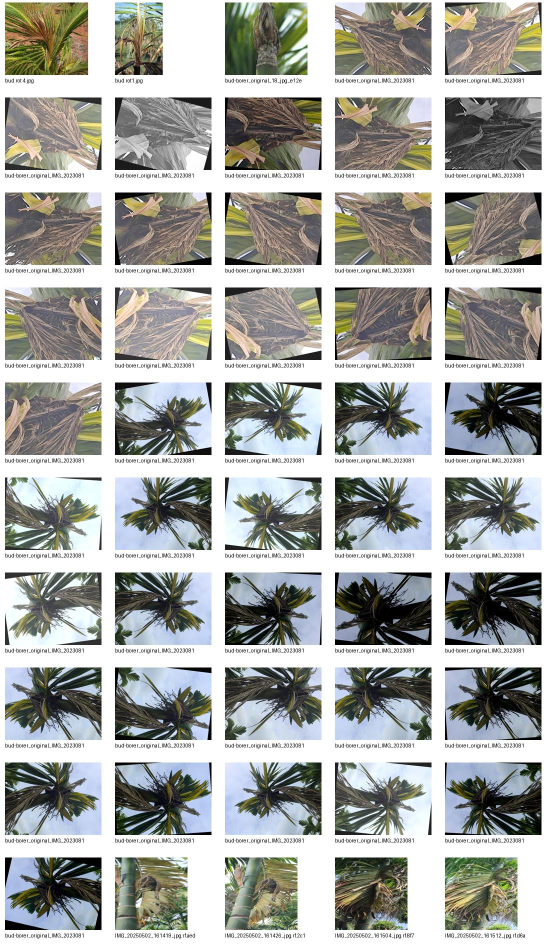
#> input picture training/arecanut/external_sources/bud_rot_contact_sheet.jpg, 1100 x 1900 px, given in place of MahaliKoleroga (214).jpg, which was not available (shown at 1/2 size)
$ python inspect_strong_pairs.py
#> lines starting #> are read from the running program, lines starting #| are printed output that depends on the picture

from pathlib import Path
from PIL import Image, ImageDraw
import csv

ROOT = Path(
    "training/arecanut/external_sources/ARECANUT-DATASET"
)

REPORT = Path(
    "training/arecanut/external_sources/external_ssim_audit.csv"
)

OUTPUT = Path(
    "training/arecanut/external_sources/strong_duplicate_review.jpg"
)

with open(REPORT, newline="", encoding="utf-8") as f:
#> (reads training/arecanut/external_sources/external_ssim_audit.csv from the repository)
    rows = list(csv.DictReader(f))

# Select the two strongest Koleroga and two strongest Ring Spot pairs
selected = []

for class_name in ["KOLEROGA", "RING SPOT"]:
    class_rows = [
        row for row in rows
        if row["class"] == class_name
    ]

    class_rows.sort(
        key=lambda row: float(row["ssim_score"]),
        reverse=True
    )

    selected.extend(class_rows[:2])

if len(selected) != 4:
    print("Expected 4 pairs, found:", len(selected))
    raise SystemExit(1)

cell_w = 420
image_h = 300
label_h = 65
pair_h = image_h + label_h

sheet = Image.new("RGB", (cell_w * 2, pair_h * 4), "white")
#> sheet: PIL image 840x1460 RGB; every value is 255
draw = ImageDraw.Draw(sheet)

for i, row in enumerate(selected):
    y = i * pair_h

    for j, key in enumerate(["image_1", "image_2"]):
        path = ROOT / row["class"] / row[key]

        with Image.open(path) as img:
#> img is the input picture: PIL image 1100x1900 RGB; mean R, G, B 167.4, 169.1, 165.4
            img = img.convert("RGB")
            img.thumbnail((cell_w - 20, image_h - 20))
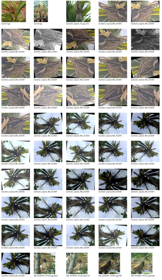
#> img: PIL image 162x280 RGB; mean R, G, B 166.9, 168.6, 165

            x = j * cell_w + (cell_w - img.width) // 2
#> x = 129
            image_y = y + (image_h - img.height) // 2
#> image_y = 10

            sheet.paste(img, (x, image_y))
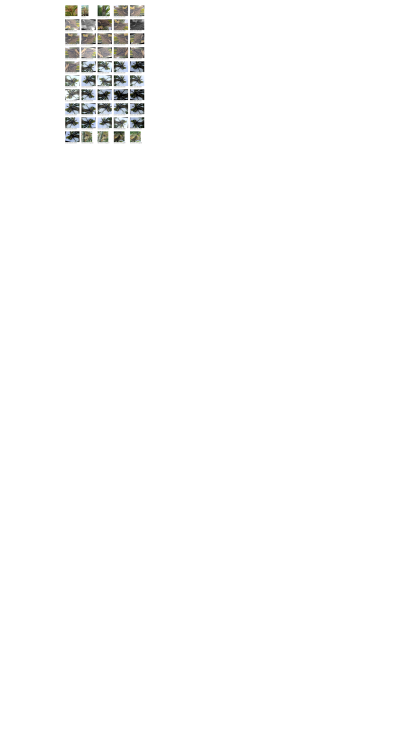
#> sheet: PIL image 840x1460 RGB (shown at 1/2 size); mean R, G, B 251.7, 251.8, 251.7

        draw.text(
            (j * cell_w + 8, y + image_h + 5),
            row[key][:55],
            fill="black"
        )

    draw.text(
        (8, y + image_h + 35),
        f'{row["class"]} | SSIM: {row["ssim_score"]}',
        fill="blue"
    )
#> pass 2 of the loop `for i, row in enumerate(selected):`:
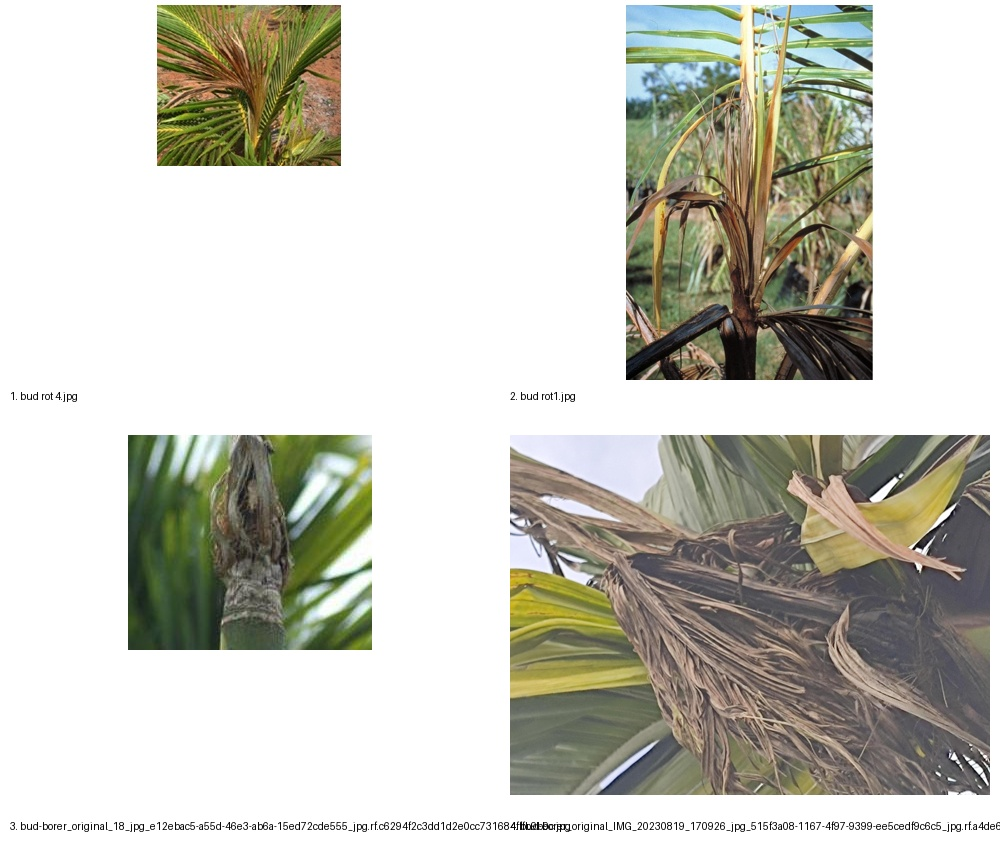
#> input picture training/arecanut/external_sources/bud_rot_first_four.jpg, 1000 x 860 px, given in place of MahaliKoleroga (223).jpg, which was not available
#> img is the input picture: PIL image 1000x860 RGB; mean R, G, B 201.7, 201.2, 191.7
#> `img.thumbnail((cell_w - 20, image_h - 20))`:
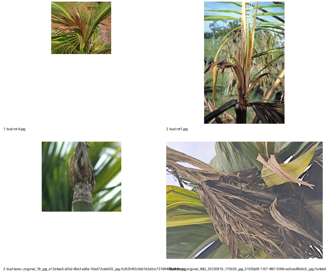
#> img: PIL image 326x280 RGB; mean R, G, B 201.6, 201.1, 191.6
#> `sheet.paste(img, (x, image_y))`:
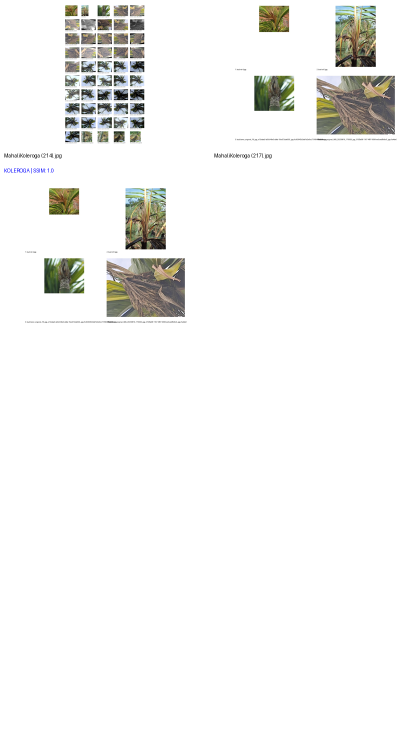
#> sheet: PIL image 840x1460 RGB (shown at 1/2 size); mean R, G, B 243.6, 243.6, 242.1
#> (the run stopped early here; a loop or call above may not have finished)
